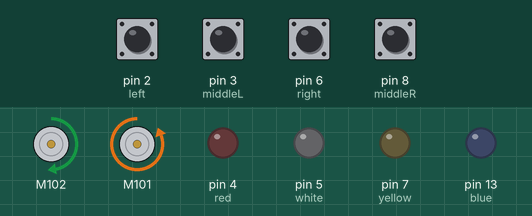
Recording of a sketch running on a simulated Arduino Uno, built with avr-gcc and run on an emulated ATmega328P. On the bench: 2 × DC motor (green arrow = forward, orange = backward, longer = faster), output pins drawn as LEDs (lit = HIGH). Inputs (shaded band) come from the test bench; at power-on: pin 2 (left), pin 3 (middleL), pin 6 (right), pin 8 (middleR) HIGH. Random numbers use the default seed unless the sketch sets one; what the sketch prints to the serial monitor is not drawn.

Above: at 0.1 s.
Timing chart, 0 to 1.6 s (numbered marks = the images above):
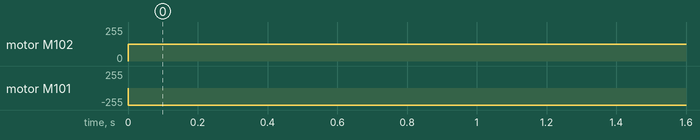

The sketch:

Menu.ino
```cpp
#include <Grove_I2C_Motor_Driver.h>
#include "Code_Direction.h"

int left =  2;
int middleL = 3;
int middleR = 8;
int right = 6;

int green = 1;
int red = 4;
int yellow = 7;
int blue = 13;
int white = 5;

int compteur = 0;
// MOTOR1 = Roue gauche
// MOTOR2 = Roue droite

void setup() {
  Motor.begin(I2C_ADDRESS);
  pinMode(left, INPUT);
  pinMode(middleL, INPUT);
  pinMode(middleR, INPUT);
  pinMode(right, INPUT);

  pinMode(green, OUTPUT);
  pinMode(red, OUTPUT);
  pinMode(yellow, OUTPUT);
  pinMode(blue, OUTPUT);
  pinMode(white, OUTPUT);

  Serial.begin(9600);
  Serial.println("Début");
}
void loop() {

  Serial.print(digitalRead(left));
  Serial.print(digitalRead(middleL));
  Serial.print(digitalRead(middleR));
  Serial.print(digitalRead(right));
  Serial.print(" "+ turn);
  Serial.println(" "+direction);

  if (turn == true) {
    compteur++;
  }
  else {
    compteur = 0;
  }

  //black line not detected (0,0,0,0)
  if(0 == digitalRead(left) && 0 == digitalRead(middleL) && 0 == digitalRead(middleR) && 0 == digitalRead(right) && turn == false) {
    up(-50);
  }
  // Black line detected everywhere (1,1,1,1)
  else if(1 == digitalRead(left) && 1 == digitalRead(middleL) && 1 == digitalRead(middleR) && 1 == digitalRead(right) && turn == false) {
    int hasard = random(0,1);
    if (hasard == 0) {
      bigRight();
    }
    else {
      bigLeft();
    }
  }
  // Black line detected to the left and middle left (1,1,0,0)
  else if(1 == digitalRead(left) && 1 == digitalRead(middleL) && 0 == digitalRead(middleR) && 0 == digitalRead(right) && turn == false) {
    bigLeft();
  }
  // Black line detected to the right and middle right (0,0,1,1)
  else if(0 == digitalRead(left) && 0 == digitalRead(middleL) && 1 == digitalRead(middleR) && 1 == digitalRead(right) && turn == false) {
    bigRight();
  }
  // Black line detected to the middle right (0,0,1,0)
  else if(0 == digitalRead(left) && 0 == digitalRead(middleL) && 1 == digitalRead(middleR) && 0 == digitalRead(right) && turn == false) {
    Right(-50);
  }
  // Black line detected to the middle left (0,1,0,0)
  else if(0 == digitalRead(left) && 1 == digitalRead(middleL) && 0 == digitalRead(middleR) && 0 == digitalRead(right) && turn == false) {
    Left(-50);
  }
  // Black line detected to the middle right (0,0,1,0)
  else if(0 == digitalRead(left) && 0 == digitalRead(middleL) && 1 == digitalRead(middleR) && 0 == digitalRead(right) && turn == true && direction == 1 && compteur >= limitValue) {
    turn = false;
    direction = 2;
    limitValue = 0;
  }
  // Black line detected to the middle left (0,1,0,0)
  else if(0 == digitalRead(left) && 1 == digitalRead(middleL) && 0 == digitalRead(middleR) && 0 == digitalRead(right) && turn == true && direction == 0 && compteur >= limitValue) {
    turn = false;
    direction = 2;
    limitValue = 0;
  }
  // Black line detected to the left, the middle left and the middle right (1,1,1,0)
  else if(1 == digitalRead(left) && 1 == digitalRead(middleL) && 1 == digitalRead(middleR) && 0 == digitalRead(right) && turn == false) {
    Right(-50);
  }
  // Black line detected to the the middle left, the middle right and the right (0,1,1,1)
  else if(0 == digitalRead(left) && 1 == digitalRead(middleL) && 1 == digitalRead(middleR) && 1 == digitalRead(right) && turn == false) {
    Left(-50);
  }
  // Black line detected to the left (1,0,0,0)
  else if(1 == digitalRead(left) && 0 == digitalRead(middleL) && 0 == digitalRead(middleR) && 0 == digitalRead(right) && turn == false) {
    Left(-50);
  }
  // Black line detected to the right (0,0,0,1)
  else if(0 == digitalRead(left) && 0 == digitalRead(middleL) && 0 == digitalRead(middleR) && 1 == digitalRead(right) && turn == false) {
    Right(-50);
  }
  // Black line detected to the right (1,0,0,1)
  else if(1 == digitalRead(left) && 0 == digitalRead(middleL) && 0 == digitalRead(middleR) && 1 == digitalRead(right) && turn == false) {
    int hasard = random(0,1);
    if (hasard == 0) {
      bigRight();
    }
    else {
      bigLeft();
    }
  }
  // Black line detected to the middle Left and middle Right (0,1,1,0)
  else if(0 == digitalRead(left) && 1 == digitalRead(middleL) && 1 == digitalRead(middleR) && 0 == digitalRead(right) && turn == false) {
    up(-50);
  }
  /*
  // All others : (1,0,1,0) ; (0,1,0,1) ;  (1,1,0,1) ; (1,0,1,1)
  else {
     pause(5000);
  }
  */
}
```

Code_Direction.h
```cpp
#define I2C_ADDRESS 0x0f

boolean turn = false;
int direction = 2;
int limitValue = 0;

void pause(int time);
void Left(int speed);
void Right(int speed);
void up(int speed);
void down();
void stopCar();
void choiceDirection(int choice);
void bigLeft();
void bigRight();
```

Code_Direction.ino
```cpp
#include <Grove_I2C_Motor_Driver.h>
int hasard = 2;

void Left(int speed) {
  Motor.speed(MOTOR1, 50);
  Motor.speed(MOTOR2, speed);
}

void Right(int speed) {
  Motor.speed(MOTOR2, 50);
  Motor.speed(MOTOR1, speed);
}

void up(int speed) {
  Motor.speed(MOTOR1, speed);
  Motor.speed(MOTOR2, speed);
}

void down(int time) {
  Motor.speed(MOTOR1, 10);
  Motor.speed(MOTOR2, 10);
}

void stopCar() {
  Motor.stop(MOTOR1);
  Motor.stop(MOTOR2);
}

void pause(int time) {
  Motor.speed(MOTOR1, 0);
  Motor.speed(MOTOR2, 0);
  delay(time);
}

void bigLeft() {
  Left(-100);
  turn = true;
  direction = 1;
  limitValue = limitedValue();
}

void bigRight() {
  Right(-100);
  turn = true;
  direction = 0;
  limitValue = limitedValue();
}

int limitedValue() {
  int hasard = random(0,1);
  if (hasard == 0) {
    return 50;
  }
  else {
    return 0;
  }
}
```

Measured:
- by itself, motor M102: stopped → forward 127/255 at 0.00 s
- by itself, motor M101: stopped → backward 255/255 at 0.00 s
